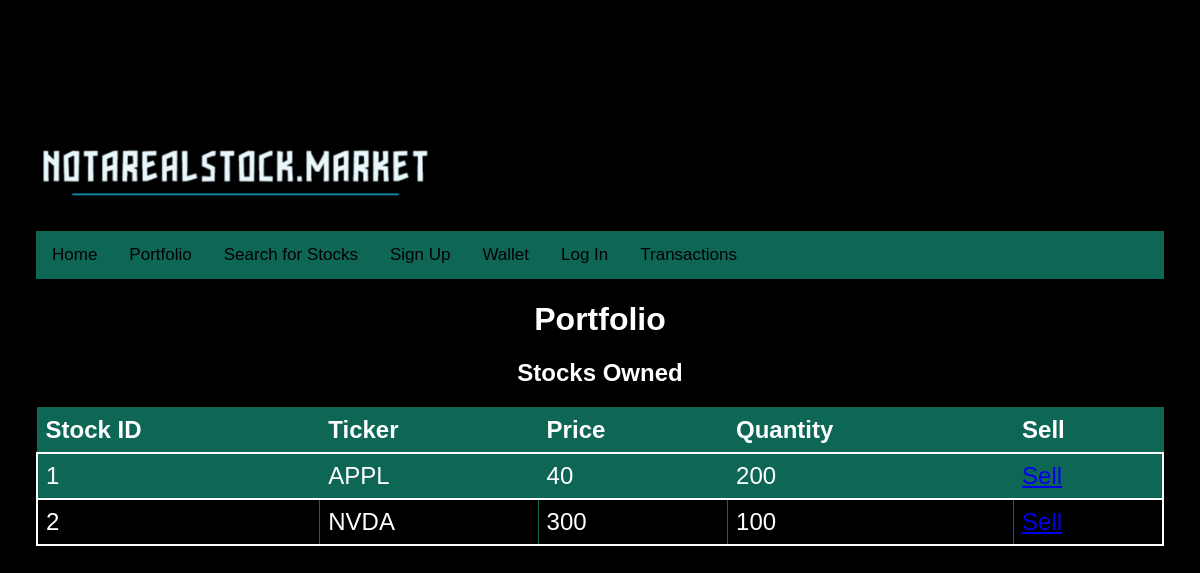
Screenshot of /portfolio (signed in) with the database file from the repository.
### app.py (models this page shows, shortened)
class Portfolio(db.Model):
    __tablename__ = 'portfolio'
    portfolioid = db.Column(db.Integer, primary_key=True, index=True)
    userid = db.Column(db.Integer, ForeignKey(User.userId))
    stockID = db.Column(db.Integer, ForeignKey(Stock.stockId))
    quantity = db.Column(db.Integer)
    purchasePrice = db.Column(db.Integer)

class Stock(db.Model):
   __tablename__ = 'Stock'
   stockId = db.Column(db.Integer, primary_key=True, index=True)
   ticker = db.Column(db.String(5))
   price = db.Column(db.Float())

### app.py (the view)
@app.route("/portfolio", methods=["GET"])
def portfolio():
   user_id = session.get('user_id')
   if user_id is None:
       return redirect(url_for('login'))
   portfolio = db.session.query(Portfolio, Stock).join(Stock, Portfolio.stockID == Stock.stockId).filter(Portfolio.userid == user_id).all()
   return render_template('portfolio.html', portfolio=portfolio)

### templates/portfolio.html (shortened to what this page needs)
<div style="text-align: left;"><img src="{{ url_for('static', filename='notarealstock.png') }}" width="400"/></div>
<html>
<div class="topnav">
  <a class="active" href="/">Home</a>
  <a href="portfolio">Portfolio</a>
  <a href="searchstock">Search for Stocks</a>
  <a href="signup">Sign Up</a>
  <a href="wallet">Wallet</a>
  <a href="login-signup">Log In</a>
  <a href="transactions">Transactions</a>
</div>
</head>
</head>
<body>
<h1>Portfolio</h1>
<h2>Stocks Owned</h2>
<div id="portfolio">
  <table style="width:100%; background-color:black; font-size:1.5em;">
    <tr style="background-color: #0e6655;;">
      <th>Stock ID</th>
      <th>Ticker</th>
      <th>Price</th>
      <th>Quantity</th>
      <th>Sell</th>
      </tr>
    {% for portfolio, stock in portfolio %}
    <tr style="border:2px solid white;">
      <td>{{ portfolio.stockID }}</td>
      <td>{{ stock.ticker }}</td>
      <td>{{ portfolio.purchasePrice }}</td>
      <td>{{ portfolio.quantity }}</td>
      <td><a href="/sellastock/{{ portfolio.stockID }}">Sell</a></td>
    </tr>
    {% endfor %}
  </table>
</div>
</body>
</html>
<html>
 </body>
 <html>
</body>
</html>
</body>
</html>
<html>
<head>
</head>

### templates/portfolio.html (style rules this page uses)
* { box-sizing: border-box; }
body { margin: 0; font-family: Arial, Helvetica, sans-serif; }
.topnav { overflow: hidden; background-color: #0e6655; }
.topnav a { float: left; display: block; color: black; text-align: center; padding: 14px 16px; text-decoration: none; font-size: 17px; }
.topnav a.active { background-color: #0e6655; color: black; }
table { font-family: arial, sans-serif; border-collapse: collapse; width: 100%; }
td, th { border: 1px solid #0e6655; text-align: left; padding: 8px; }
tr:nth-child(even) { background-color: #0e6655; }
body { background-color: black; color: white; padding:10% 3% 10% 3%; text-align:center; }

### rows the page displays
Portfolio: stockID "1", ticker "APPL", purchasePrice "40", quantity "200"
Portfolio: stockID "2", ticker "NVDA", purchasePrice "300", quantity "100"
